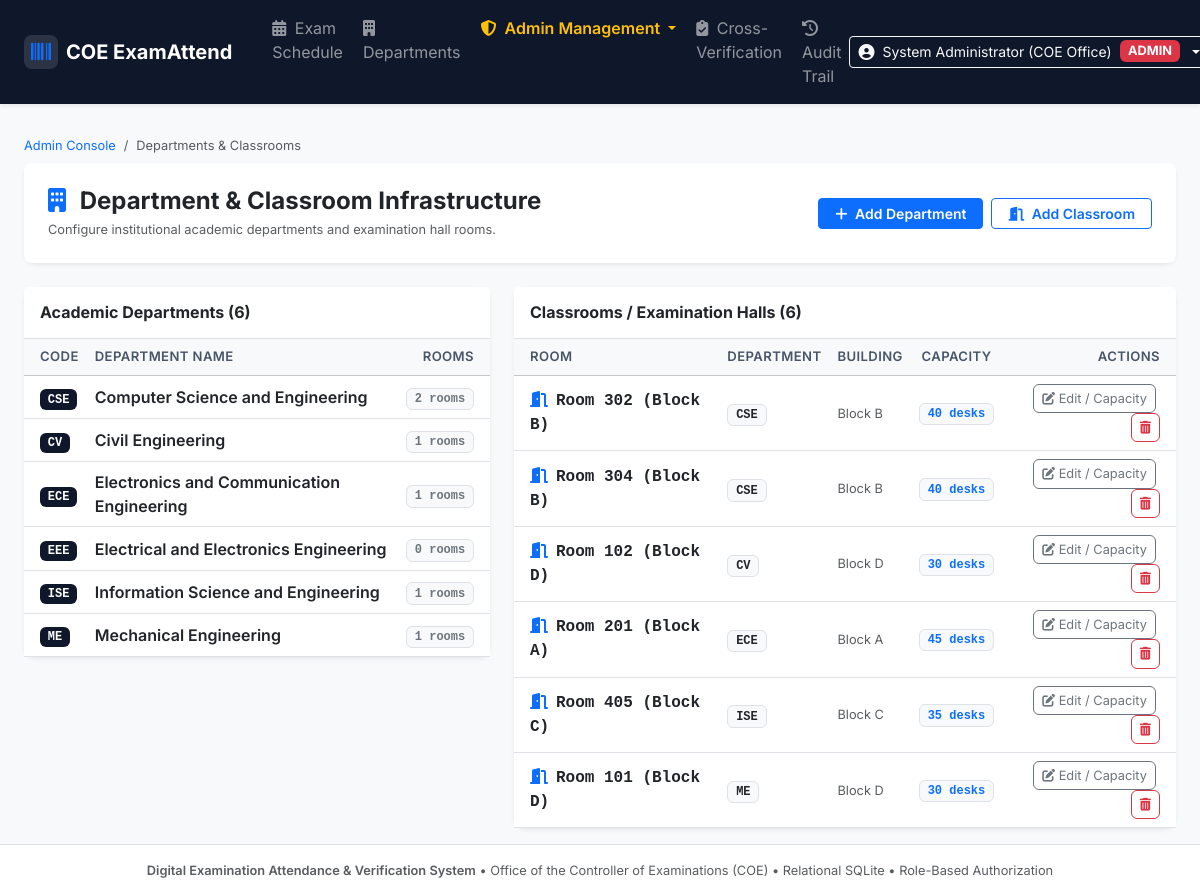
Before: /admin/departments (signed in) with the older database file.
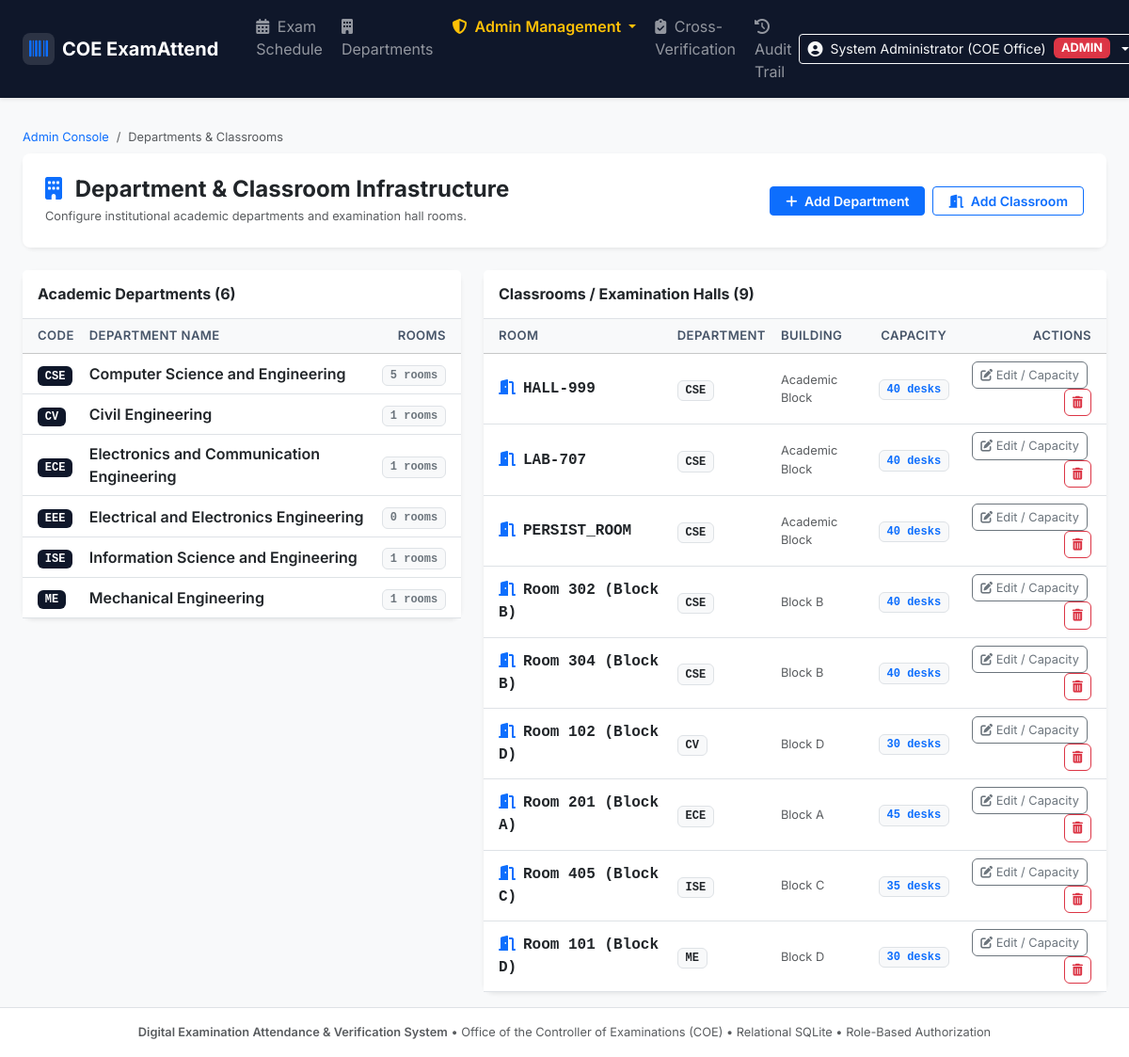
After: the same page with the newer database file.
### tables this page shows
CREATE TABLE departments (
        id INTEGER PRIMARY KEY AUTOINCREMENT,
        code TEXT UNIQUE NOT NULL,
        name TEXT NOT NULL,
        created_at TEXT DEFAULT CURRENT_TIMESTAMP
    );

CREATE TABLE classrooms (
        id INTEGER PRIMARY KEY AUTOINCREMENT,
        department_id INTEGER NOT NULL,
        room_number TEXT NOT NULL,
        building TEXT,
        capacity INTEGER DEFAULT 40,
        created_at TEXT DEFAULT CURRENT_TIMESTAMP,
        FOREIGN KEY (department_id) REFERENCES departments(id),
        UNIQUE(department_id, room_number)
    );

### app.py (the view)
@app.route('/admin/departments')
@admin_required
def admin_departments_list():
    conn = get_db()
    cursor = conn.cursor()
    cursor.execute('''
        SELECT d.*, COUNT(c.id) as classroom_count
        FROM departments d
        LEFT JOIN classrooms c ON c.department_id = d.id
        GROUP BY d.id
        ORDER BY d.code ASC
    ''')
    departments = [dict(row) for row in cursor.fetchall()]
    cursor.execute('''
        SELECT c.*, d.code as dept_code
        FROM classrooms c
        JOIN departments d ON c.department_id = d.id
        ORDER BY d.code ASC, c.room_number ASC
    ''')
    classrooms = [dict(row) for row in cursor.fetchall()]
    conn.close()
    return render_template('admin/admin_departments.html', departments=departments, classrooms=classrooms)

### app.py (called while the page is built)
@app.context_processor
def inject_globals():
    return {
        'get_ist_now': get_ist_now
    }

def admin_required(f):
    @wraps(f)
    def decorated_function(*args, **kwargs):
        if not session.get('user_id'):
            if request.path.startswith('/api/'):
                return jsonify({'success': False, 'message': 'Authentication required.'}), 401
            return redirect(url_for('login', next=request.path))
        if session.get('role') != 'ADMIN':
            if request.path.startswith('/api/'):
                return jsonify({'success': False, 'message': 'Administrative privileges required.'}), 403
            flash('Access denied: Administrative privileges required.', 'danger')
            return redirect(url_for('departments_view'))
        return f(*args, **kwargs)
    return decorated_function

### database.py (called while the page is built)
def get_db(db_path=None):
    path = db_path or DB_PATH
    conn = sqlite3.connect(path, timeout=30.0)
    try:
        conn.execute("PRAGMA journal_mode=WAL;")
    except Exception:
        pass
    conn.execute("PRAGMA busy_timeout=15000;")
    conn.execute("PRAGMA foreign_keys=ON;")
    conn.row_factory = sqlite3.Row
    return conn

### templates/admin/admin_departments.html (shortened to what the changed rows need)
{% extends 'base.html' %}
{% block content %}
<div class="container-fluid px-3 px-md-4">
    <div class="row g-4">
        <div class="col-12 col-lg-5">
            <div class="card border-0 shadow-sm bg-white">
                <div class="card-body p-0">
                    <div class="table-responsive">
                        <table class="table table-hover align-middle mb-0">
                            <thead class="table-light">
                                <tr>
                                    <th class="ps-3">Code</th>
                                    <th>Department Name</th>
                                    <th class="text-end pe-3">Rooms</th>
                                </tr>
                            </thead>
                            <tbody>
                                {% for d in departments %}
                                <tr>
                                    <td class="ps-3"><span class="badge bg-navy text-white font-monospace">{{ d.code }}</span></td>
                                    <td class="fw-semibold text-dark">{{ d.name }}</td>
                                    <td class="text-end pe-3">
                                        <span class="badge bg-light text-secondary border font-monospace">{{ d.classroom_count }} rooms</span>
                                    </td>
                                </tr>
                                {% endfor %}
                            </tbody>
                        </table>
                    </div>
                </div>
            </div>
        </div>
        <div class="col-12 col-lg-7">
            <div class="card border-0 shadow-sm bg-white">
                <div class="card-header bg-white py-3 border-bottom">
                    <h6 class="fw-bold mb-0 text-dark">Classrooms / Examination Halls ({{ classrooms|length }})</h6>
                </div>
                <div class="card-body p-0">
                    <div class="table-responsive">
                        <table class="table table-hover align-middle mb-0">
                            <thead class="table-light">
                                <tr>
                                    <th class="ps-3">Room</th>
                                    <th>Department</th>
                                    <th>Building</th>
                                    <th class="text-center">Capacity</th>
                                    <th class="text-end pe-3">Actions</th>
                                </tr>
                            </thead>
                            <tbody>
                                {% for r in classrooms %}
                                <tr>
                                    <td class="ps-3 fw-bold text-dark font-monospace">
                                        <i class="fa-solid fa-door-open text-primary me-2"></i>{{ r.room_number }}
                                    </td>
                                    <td><span class="badge bg-light text-dark border font-monospace">{{ r.dept_code }}</span></td>
                                    <td class="text-muted fs-7">{{ r.building or 'Main Campus' }}</td>
                                    <td class="text-center font-monospace">
                                        <span class="badge bg-light text-primary border">{{ r.capacity }} desks</span>
                                    </td>
                                    <td class="text-end pe-3">
                                        <button class="btn btn-xs btn-outline-secondary py-1 px-2 fs-7 me-1"
                                                onclick="openEditRoomModal({{ r.id }}, '{{ r.room_number }}', '{{ r.building or '' }}', {{ r.capacity }})">
                                            <i class="fa-solid fa-pen-to-square"></i> Edit / Capacity
                                        </button>
                                        <form method="POST" action="/admin/classrooms/{{ r.id }}/delete" class="d-inline" onsubmit="return confirm('Are you sure you want to delete classroom {{ r.room_number }}?');">
                                            <button type="submit" class="btn btn-xs btn-outline-danger py-1 px-2 fs-7">
                                                <i class="fa-solid fa-trash-can"></i>
                                            </button>
                                        </form>
                                    </td>
                                </tr>
                                {% endfor %}
                            </tbody>
                        </table>
                    </div>
                </div>
            </div>
        </div>
    </div>
</div>
{% endblock %}

Changed rows visible on the page:
computed for departments "Computer Science and Engineering": classroom_count "2" → "5"
added classrooms: room_number "HALL-999", dept_code "CSE", building "Academic Block", capacity "40"
added classrooms: room_number "LAB-707", dept_code "CSE", building "Academic Block", capacity "40"
added classrooms: room_number "PERSIST_ROOM", dept_code "CSE", building "Academic Block", capacity "40"
Other visible differences:
{{ classrooms|length }}: "6" → "9"
